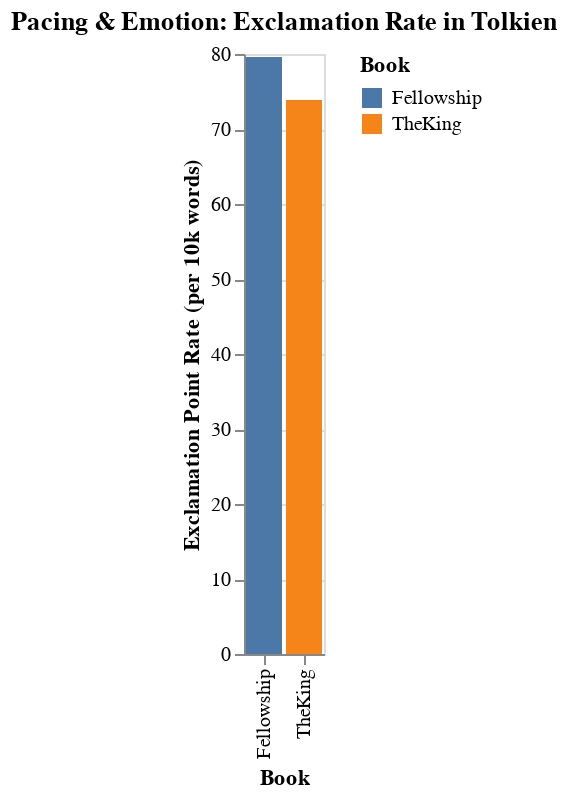

This figure's notebook cell:
### Code cell
import pandas as pd
import altair as alt

# This uses the f_rate and r_rate variables from Cell 10
data = [
    {'Book': 'Fellowship', 'Rate (per 10k words)': f_rate},
    {'Book': 'TheKing', 'Rate (per 10k words)': r_rate}
]
chart_df = pd.DataFrame(data)

# Build the bar chart
chart = alt.Chart(chart_df).mark_bar().encode(
    x=alt.X('Book', sort=None),  # Use sort=None to keep the order
    y=alt.Y('Rate (per 10k words)', title='Exclamation Point Rate (per 10k words)'),
    color='Book',
    tooltip=['Book', 'Rate (per 10k words)']
).properties(
    title='Pacing & Emotion: Exclamation Rate in Tolkien'
).interactive()

# Save the chart as a JSON file
chart.save('exclamation_rate_chart.json')
print("Graph saved to 'exclamation_rate_chart.json'")

# Display the chart
chart

### Figure 1 — Vega-Lite specification as saved in the notebook (floating-point values rounded to 4 significant figures)
{"config": {"view": {"continuousWidth": 300, "continuousHeight": 300}}, "data": {"name": "data-738a1f645e6daf9e52b680a0718054fb"}, "mark": {"type": "bar"}, "encoding": {"color": {"field": "Book", "type": "nominal"}, "tooltip": [{"field": "Book", "type": "nominal"}, {"field": "Rate (per 10k words)", "type": "quantitative"}], "x": {"field": "Book", "sort": null, "type": "nominal"}, "y": {"field": "Rate (per 10k words)", "title": "Exclamation Point Rate (per 10k words)", "type": "quantitative"}}, "params": [{"name": "param_1", "select": {"type": "interval", "encodings": ["x", "y"]}, "bind": "scales"}], "title": "Pacing & Emotion: Exclamation Rate in Tolkien", "$schema": "https://vega.github.io/schema/vega-lite/v5.20.1.json", "datasets": {"data-738a1f645e6daf9e52b680a0718054fb": [{"Book": "Fellowship", "Rate (per 10k words)": 79.6}, {"Book": "TheKing", "Rate (per 10k words)": 73.87}]}}
